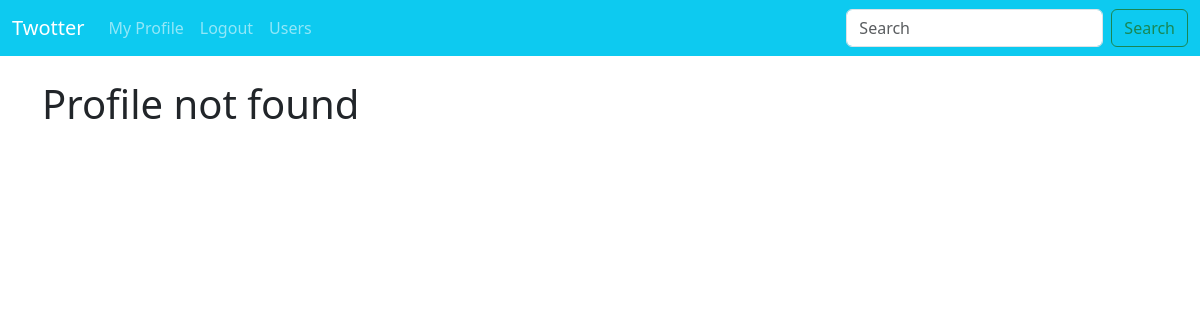
/profile/8 (signed in), run on an earlier commit of the app's database.
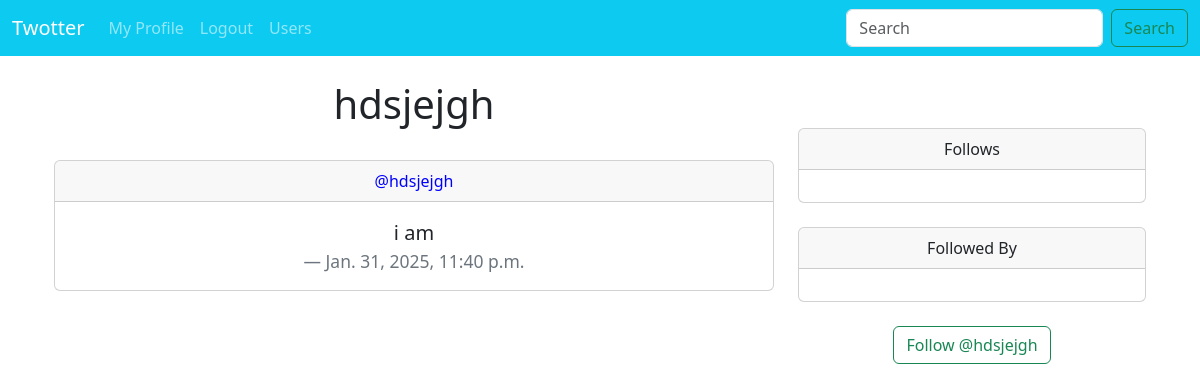
And on a later commit of the database.
### social/models.py (models this page shows, shortened)
class Profile(models.Model): #profile model is in every user model
    user = models.OneToOneField(User, on_delete=models.CASCADE) #each user has one unique profile
    follows = models.ManyToManyField("self", #follows contain any amount of other profiles
                                     related_name="followed_by", #so you can see every profile that follows this one
                                     symmetrical=False, #so following doesn't have to go both ways
                                     blank=True) #following can be blank
    date_modified = models.DateTimeField(User, auto_now=True) #last time a profile was modified
    profile_image = models.ImageField(null=True,blank=True,upload_to='images/') #profile image

class Twoot(models.Model): #model for a twooter (offbrand tweet)
    user = models.ForeignKey( #many to one relationship between twoot and user, since many tweets can belong to one user
        User,
        related_name="Twoots", #so you can access twoots of a user
        on_delete=models.DO_NOTHING)
    body = models.CharField(max_length=256) #max character count for twoot is 256
    created_at = models.DateTimeField(auto_now_add=True) #created at date is used for sorting

### social/views.py (the view, shortened to what this page needs)
# urls.py: path('profile/<int:pk>',views.profile, name='profile'), #profile of user with id <int:pk>
def profile(request, pk):
    if request.user.is_authenticated: #cannot view profiles unless logged in
        try:
            profile = Profile.objects.get(user_id=pk)
            twoots = profile.user.Twoots.all().order_by("-created_at") #gets all twoots made by user ordered newest to oldest
        except:
            profile = None
            twoots=None
        return render(request, "profile.html", {"profile":profile,"twoots":twoots})
    else:
        messages.success(request, ("You must be logged in to view this page"))
        return redirect('home')

### social/templates/profile.html (shortened to what this page needs)
{% extends 'base.html' %}
{% block content %}
    {% if profile and profile is not None %}
<br>
<div class="container text-center">
    <div class="row">
        <div class="col-8">
            <h1>{{ profile.user.username }}</h1>
<br>
            {% if twoots %}
            {% for twoot in twoots %}
<div class="card">
  <div class="card-header">
      <a href="{% url 'profile' twoot.user.profile.user_id %}" style="text-decoration:none; color:blue;" >@{{ twoot.user|lower }}</a>
  </div>
  <div class="card-body">
    <blockquote class="blockquote mb-0">
      <p>{{ twoot.body }}</p>
      <footer class="blockquote-footer">{{ twoot.created_at }}</footer>
    </blockquote>
  </div>
</div>
<br>
{% endfor %}
            {% else %}
            <p class="text-secondary">{{ profile.user.username }} hasn't posted any Twoots yet.</p>
            {% endif %}
        </div>
        <div class="col-4">
            <br><br>
            <div class="card">
  <div class="card-header">
    Follows
  </div>
  <div class="card-body">
  </div>
</div>
<br>
                      <div class="card">
  <div class="card-header">
    Followed By
  </div>
  <div class="card-body">
  </div>
</div>
            {% if profile.id != user.profile.id %}
            <br>
            <form method=POST>
                {% if profile in user.profile.follows.all %}
                <button class="btn btn-outline-danger" name="follow" value="unfollow" type = "submit" >Unfollow @{{profile.user.username|lower}} </button>
                {% else %}
                <button class="btn btn-outline-success" name="follow" value="follow" type = "submit" >Follow @{{profile.user.username|lower}} </button>
                {% endif %}
            </form>
            {% else %}
            <br><br><br>
            <a href="{% url 'update_user' %}" class="btn btn-outline-secondary" >Update Profile</a>
            {% endif %}
</div></div></div>
{% else %}
<br>
<h1>Profile not found</h1>
    {% endif %}
{% endblock %}

What changed in the data, as far as the page shows it:
added Profile: user.username "hdsjejgh"
added Twoot: user "hdsjejgh", body "i am", created_at "Jan. 31, 2025, 11:40 p.m."
Also different on the page:
text no longer shown: "Profile not found"
text now shown: "Follows Followed By Follow @"
